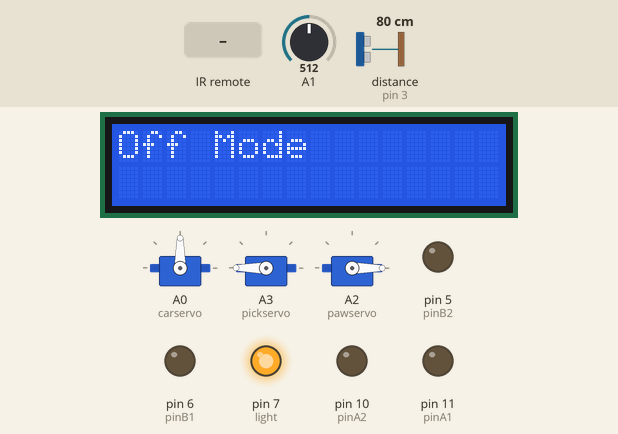
Bench run of a sketch on a simulated Arduino Uno, built with avr-gcc and run on an emulated ATmega328P. Parts: 3 × servo, 16×2 character LCD, output pins drawn as LEDs (lit = HIGH). Dashed ring = blinking. The inputs (shaded band) are chosen by the test bench; at power-on: distance to the obstacle (sensor on pin 3) 80 cm, A1 = 512. The echo pulse lasts 58.3 µs per cm; pins used as bus, display or sensor lines are not drawn.

Above: at 1.2 s.
1.3 s: infrared code 0xFF6897 received
At 2.5 s:
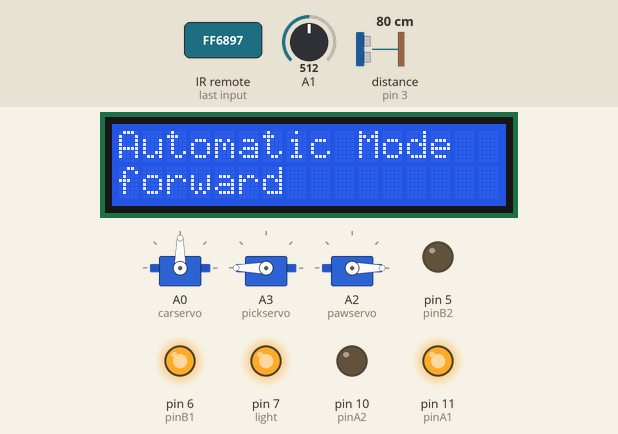
2.9 s: distance to the obstacle (sensor on pin 3) set to 22 cm
4.4 s: distance to the obstacle (sensor on pin 3) set to 18 cm
At 5.2 s:
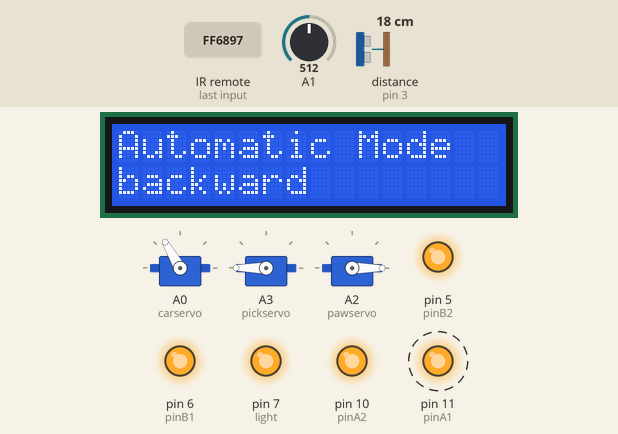
6.3 s: distance to the obstacle (sensor on pin 3) set to 35 cm
At 6.55 s:
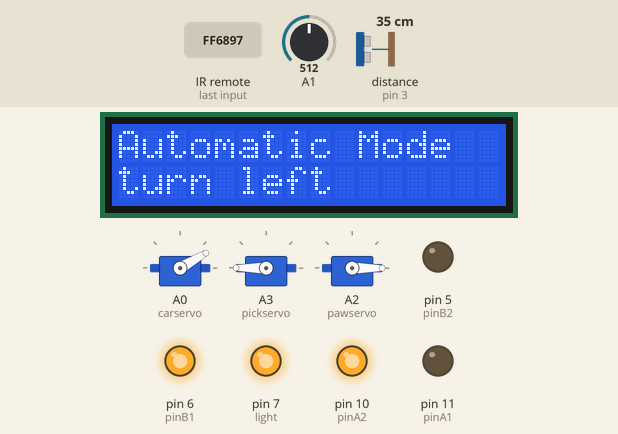
8.3 s: infrared code 0xFFB04F received
At 8.6 s:
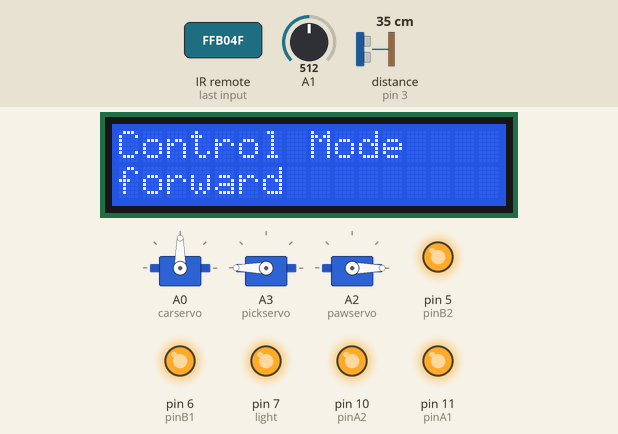
9.8 s: infrared code 0xC101E57B received
At 10.8 s:
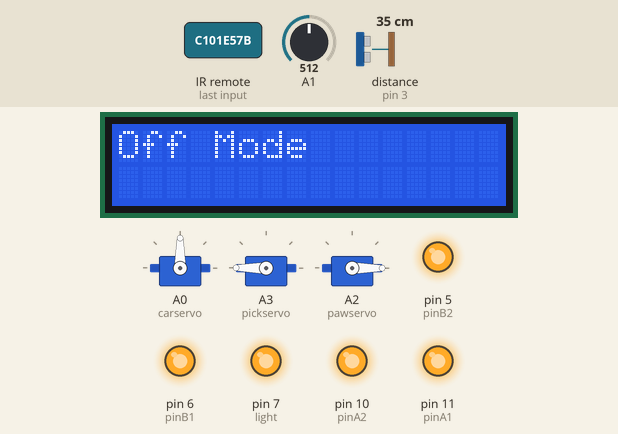
Timing chart, 0 to 12.3 s (numbered marks = the images above; inputs shaded):
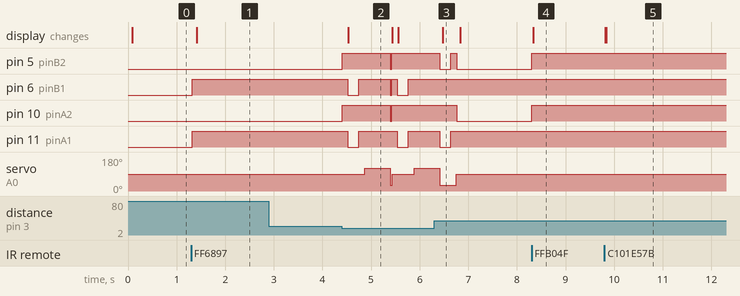

The sketch:

Final_project_104000033.ino
```cpp
#include <Servo.h>
#include <IRremote.h>
#include <LiquidCrystal_I2C.h>
#include <Wire.h>
#include <Arduino_FreeRTOS.h>

// Motor left
// forward pin
const int pinA1 = 11;
// brake pin
const int pinA2 = 10;

// Motor right
// forward pin
const int pinB1 = 6;
// brake pin
const int pinB2 = 5;

//Ultrasonic Sensor
const int trigPin = 2;
const int echoPin = 3;
long front_distance;
long right_distance;
long left_distance;
long duration;

//Servo
Servo carservo;
Servo pickservo;
Servo pawservo;

//light
const int light = 7;
int pr;

//gamestate
#define idle 0
#define automatic 1
#define control 2
int state;

//IR-remote
const int RECV_PIN = 4;
char ch = 0;
IRrecv irrecv(RECV_PIN);
decode_results results;

//LCD
LiquidCrystal_I2C lcd(0x3F, 2, 1, 0, 4, 5, 6, 7, 3, POSITIVE);

//moving state
#define notmoving 0
#define forwardmoving 1
#define leftmoving 2
#define rightmoving 3
#define backwardmoving 4
#define spinmoving 5
int moving = notmoving;

//task handler
TaskHandle_t Handle1, Handle2, Handle3, Handle4;

void setup() {
  //motor left setup
  pinMode(pinA1, OUTPUT);
  pinMode(pinA2, OUTPUT);
  //motor right setup
  pinMode(pinB1, OUTPUT);
  pinMode(pinB2, OUTPUT);

  //Ultrasonic
  pinMode(trigPin, OUTPUT);
  pinMode(echoPin, INPUT);

  //car Servo
  carservo.attach(A0);
  //servo angle
  carservo.write(90);

  //pickservo
  pickservo.attach(A3);
  pickservo.write(180);

  //pawservo
  pawservo.attach(A2);
  pawservo.write(0);

  //light
  pinMode(A1, INPUT);
  pinMode(light, OUTPUT);
  digitalWrite(light, LOW);

  //state
  state = idle;

  //IRremote
  irrecv.enableIRIn();

  //LCD
  lcd.begin(16, 2);
  lcd.backlight();
  lcd.setCursor(0, 0);

  //timer interrupt
  cli();
  TCCR0A = 0;
  TCCR0B = 0;
  TCNT0 = 0;
  TCCR0A |= (1 << WGM01);
  TCCR0B |= (1 << CS02) | (1 << CS00);
  OCR0A = 124;
  TIMSK0 |= (1 << OCIE0A);
  sei();

  //RTOS
  xTaskCreate(IRremote, (const portCHAR *)"IRremote", 80, NULL, 1, &Handle1);
  xTaskCreate(displaytask, (const portCHAR *)"displaytask", 80, NULL, 1, &Handle2);
  xTaskCreate(automoving, (const portCHAR *)"automoving", 80, NULL, 1, &Handle3);
  vTaskSuspend(Handle3);
}
void loop() {

}
ISR(TIMER0_COMPA_vect) {
  pr = analogRead(A1);
  if (pr > 800)digitalWrite(light, LOW);
  else digitalWrite(light, HIGH);
  TIFR0 &= ~(1 << OCF0A);
  TCNT0 = 0;
}
void IRremote(void *pvParameters) {
  (void) pvParameters;
  for ( ;; ) {
    if (irrecv.decode(&results)) {
      ch = translateIR();
      if (ch != 0) {
        if (ch == '0') {
          if (state == idle) {
            state = automatic;
            vTaskResume(Handle3);
          }
          else {
            state = idle;
            vTaskSuspend(Handle3);
            brake(1);
          }
        }
        else if (ch == '#' && state == automatic) {
          state = control;
          vTaskSuspend(Handle3);
          brake(1);
        }
        else if (ch == '*' && state == control) {
          vTaskResume(Handle3);
          state = automatic;
          brake(1);
        }
        else if (ch == '2' && state == control) {
          forward(2);
        }
        else if (ch == '4' && state == control) {
          turnLeft(1);
          forward(1);
        }
        else if (ch == '5') {
          brake(1);
          picksomething();
        }
        else if (ch == '6' && state == control) {
          turnRight(2);
          forward(1);
        }
        else if (ch == '8' && state == control) {
          brake(1);
          backward(2);
        }
        //vTaskResume(Handle2);
      }
      irrecv.resume();
    }
  }
}
void displaytask(void *pvParameters) {
  (void) pvParameters;
  for ( ;; ) {
    if (state == idle) {
      lcd.setCursor(0, 0);
      lcd.print("Off Mode        ");
      moving = notmoving;
    }
    else if (state == control) {
      lcd.setCursor(0, 0);
      lcd.print("Control Mode    ");
    }
    else if (state == automatic) {
      lcd.setCursor(0, 0);
      lcd.print("Automatic Mode  ");
    }

    if (moving == notmoving) {
      lcd.setCursor(0, 1);
      lcd.print("                ");
    }
    else if (moving == forwardmoving) {
      lcd.setCursor(0, 1);
      lcd.print("forward         ");
    }
    else if (moving == backwardmoving) {
      lcd.setCursor(0, 1);
      lcd.print("backward        ");
    }
    else if (moving == leftmoving) {
      lcd.setCursor(0, 1);
      lcd.print("turn left       ");
    }
    else if (moving == rightmoving) {
      lcd.setCursor(0, 1);
      lcd.print("turn right      ");
    }
    else if (moving == spinmoving) {
      lcd.setCursor(0, 1);
      lcd.print("spinning        ");
    }
    //vTaskSuspend(Handle2);
  }
}
void automoving(void *pvParameters) {
  (void) pvParameters;
  for ( ;; ) {
    carservo.write(90);
    //vTaskDelay(500 / portTICK_PERIOD_MS);
    front_distance = detectDistance();
    if (front_distance < 20) {
      brake(1);
      backward(2);
      brake(1);
      carservo.write(120);
      right_distance = detectDistance();
      vTaskDelay(500 / portTICK_PERIOD_MS);
      carservo.write(30);
      left_distance = detectDistance();
      if (right_distance < 20 && left_distance < 20)spinRight(0.7);
      else if (right_distance > left_distance) {
        turnRight(2);
        brake(1);
      }
      else {
        turnLeft(2);
        brake(1);
      }
    }
    else {
      forward(0);
    }
  }
}
void picksomething() {
  pickservo.write(0);
  vTaskDelay(500 / portTICK_PERIOD_MS);
  pawservo.write(60);
  vTaskDelay(1000 / portTICK_PERIOD_MS);
  pickservo.write(160);
  vTaskDelay(1000 / portTICK_PERIOD_MS);
  pawservo.write(0);
  vTaskDelay(1000 / portTICK_PERIOD_MS);
}
int detectDistance() {
  digitalWrite(trigPin, LOW);
  digitalWrite(trigPin, HIGH);
  delayMicroseconds(10);
  digitalWrite(trigPin, LOW);
  duration = pulseIn(echoPin, HIGH);
  return (duration * 0.034 / 2);
}
void forward(int time)
{
  moving = forwardmoving;
  motorAForward();
  motorBForward();
  vTaskDelay(time * 100 / portTICK_PERIOD_MS);
}

void backward(int time)
{
  moving = backwardmoving;
  motorABackward();
  motorBBackward();
  vTaskDelay(time * 100 / portTICK_PERIOD_MS);
}

void turnLeft(int time)
{
  moving = leftmoving;
  motorABackward();
  motorBForward();
  vTaskDelay(time * 100 / portTICK_PERIOD_MS);
}

void turnRight(int time)
{
  moving = rightmoving;
  motorAForward();
  motorBBackward();
  vTaskDelay(time * 100 / portTICK_PERIOD_MS);
}

void spinRight(int time)
{
  moving = spinmoving;
  motorAForward();
  motorBCoast();
  vTaskDelay(time * 100 / portTICK_PERIOD_MS);
}
void coast(int time)
{
  motorACoast();
  motorBCoast();
  vTaskDelay(time * 100 / portTICK_PERIOD_MS);
}

void brake(int time)
{
  motorABrake();
  motorBBrake();
  vTaskDelay(time * 100 / portTICK_PERIOD_MS);
}

//motor A controls
void motorAForward()
{
  digitalWrite(pinA1, HIGH);
  digitalWrite(pinA2, LOW);
}

void motorABackward()
{
  digitalWrite(pinA1, LOW);
  digitalWrite(pinA2, HIGH);
}

//motor B controls
void motorBForward()
{
  digitalWrite(pinB1, HIGH);
  digitalWrite(pinB2, LOW);
}

void motorBBackward()
{
  digitalWrite(pinB1, LOW);
  digitalWrite(pinB2, HIGH);
}

//coasting and braking
void motorACoast()
{
  digitalWrite(pinA1, LOW);
  digitalWrite(pinA2, LOW);
}

void motorABrake()
{
  digitalWrite(pinA1, HIGH);
  digitalWrite(pinA2, HIGH);
}

void motorBCoast()
{
  digitalWrite(pinB1, LOW);
  digitalWrite(pinB2, LOW);
}

void motorBBrake()
{
  digitalWrite(pinB1, HIGH);
  digitalWrite(pinB2, HIGH);
}

char translateIR() {
  char ch = 0;
  switch (results.value) {
    case 0xFF6897:
      //Serial.println(" 0              ");
      ch = '0';
      break;
    case 0xC101E57B:
      //Serial.println(" 0              ");
      ch = '0';
      break;
    case 0xFF9867:
      //Serial.println(" 100+           ");
      ch = '*';
      break;
    case 0x97483BFB:
      //Serial.println(" 100+           ");
      ch = '*';
      break;
    case 0xFFB04F:
      //Serial.println(" 200+           ");
      ch = '#';
      break;
    case 0xF0C41643:
      //Serial.println(" 200+           ");
      ch = '#';
      break;
    case 0xFF30CF:
      //Serial.println(" 1              ");
      ch = '1';
      break;
    case 0x9716BE3F:
      //Serial.println(" 1              ");
      ch = '1';
      break;
    case 0xFF18E7:
      //Serial.println(" 2              ");
      ch = '2';
      break;
    case 0x3D9AE3F7:
      //Serial.println(" 2              ");
      ch = '2';
      break;
    case 0xFF7A85:
      //Serial.println(" 3              ");
      ch = '3';
      break;
    case 0x6182021B:
      //Serial.println(" 3              ");
      ch = '3';
      break;
    case 0xFF10EF:
      //Serial.println(" 4              ");
      ch = '4';
      break;
    case 0x8C22657B:
      //Serial.println(" 4              ");
      ch = '4';
      break;
    case 0xFF38C7:
      //Serial.println(" 5              ");
      ch = '5';
      break;
    case 0x488F3CBB:
      //Serial.println(" 5              ");
      ch = '5';
      break;
    case 0xFF5AA5:
      //Serial.println(" 6              ");
      ch = '6';
      break;
    case 0x449E79F:
      //Serial.println(" 6              ");
      ch = '6';
      break;
    case 0xFF42BD:
      //Serial.println(" 7              ");
      ch = '7';
      break;
    case 0x32C6FDF7:
      //Serial.println(" 7              ");
      ch = '7';
      break;
    case 0xFF4AB5:
      //Serial.println(" 8              ");
      ch = '8';
      break;
    case 0x1BC0157B:
      //Serial.println(" 8              ");
      ch = '8';
      break;
    case 0xFF52AD:
      //Serial.println(" 9              ");
      ch = '9';
      break;
    case 0x3EC3FC1B:
      //Serial.println(" 9              ");
      ch = '9';
      break;
  }
  if (ch == 0)    return 0;
  else            return ch;
  vTaskDelay(5 * 100 / portTICK_PERIOD_MS);
}
```

Measured:
- the behaviour switches between 21 and 20 cm on distance to the obstacle (sensor on pin 3) (found by bisection; images 1 and 2)
- after the input at 1.3 s, pin 6 (pinB1), pin 11 (pinA1): LOW → HIGH at once; the display: changes after 0.11 s (image 1)
- after the input at 2.9 s, every drawn part: stays the same
- after the input at 4.4 s, pin 5 (pinB2): LOW → HIGH at once, → LOW 0.99 s later, → HIGH 0.03 s later; pin 6 (pinB1): goes LOW 0.23 s, HIGH 0.65 s, LOW 0.03 s, HIGH 0.12 s, LOW 0.23 s, then HIGH, starting after 0.12 s
- after the input at 6.3 s, pin 6 (pinB1): stops changing and stays HIGH; the display: changes after 0.17 s (image 3)
- after the input at 8.3 s, pin 5 (pinB2), pin 10 (pinA2): LOW → HIGH at once; the display: changes at once (image 4)
- after the input at 9.8 s, the display: first changes at once (image 5 shows a later state)
- what the display in image 2 shows lasts 0.9 s, from 4.5 s to 5.4 s
